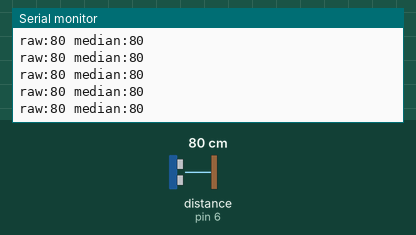
Simulated run of this sketch. Board: Arduino Uno, built with avr-gcc and run on an emulated ATmega328P. On the bench: the last lines printed to the serial monitor. Wiring (inferred from the names in the program): ultrasonic range finder: trigger pin 5; echo pin 6. The test bench sets the inputs (shaded band); at power-on: distance to the obstacle (sensor on pin 6) 80 cm. The echo pulse lasts 58.3 µs per cm.

Above: at 1.2 s.
1.3 s: distance to the obstacle (sensor on pin 6) set to 2 cm
At 1.43 s:
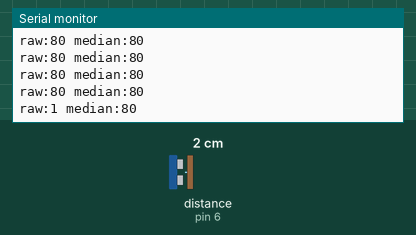
2.8 s: distance to the obstacle (sensor on pin 6) set to 4 cm
At 2.9 s:
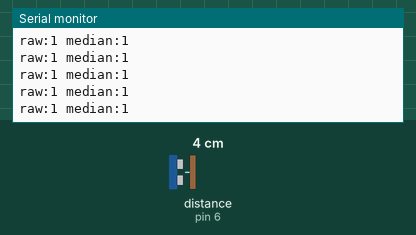
Timing chart, 0 to 5.8 s (numbered marks = the images above; inputs shaded):
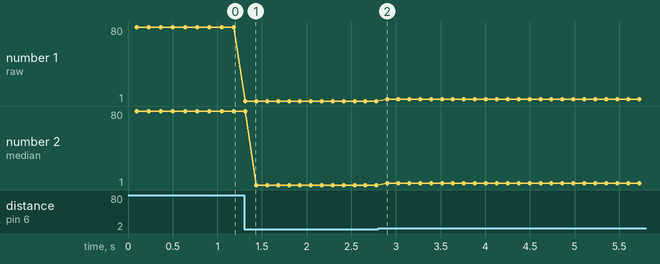

Measured:
- after the input at 1.3 s, the serial monitor: prints a new line at once (image 1)
- plotted number 1: 80 → 1 after the input at 1.3 s, 1 → 3 after the input at 2.8 s
- plotted number 2: 80 → 1 after the input at 1.3 s, 1 → 3 after the input at 2.8 s

The sketch:

Ardu8_23_UltrasonicFilter.ino
```cpp
/*
  Робототехнический контроллер «Кибернетический»: дальномер с медианным фильтром

  Берётся три измерения и выбирается среднее по величине (медиана) — одиночные выбросы пропадают.
  Измерение 0 означает «нет эха» и в расчёт не попадает.
  В плоттер (115200) выводятся «сырое» значение и отфильтрованное.

  Плата в Arduino IDE: Arduino Uno. Кабель USB-C — в ВЕРХНИЙ разъём (Arduino).
  DIP-переключатель: DIP1 и DIP4 = OFF.
*/


// ---------- Модуль «Ультразвуковой дальномер» ----------
const int TRIG = 5;   // X2 модуля → D5 (XP19)
const int ECHO = 6;   // X4 модуля → D6 (XP20)

// Измерить расстояние в сантиметрах. 0 — эхо не вернулось.
int readDistance() {
  digitalWrite(TRIG, LOW);
  delayMicroseconds(2);
  digitalWrite(TRIG, HIGH);              // импульс 10 мкс запускает измерение
  delayMicroseconds(10);
  digitalWrite(TRIG, LOW);
  long us = pulseIn(ECHO, HIGH, 30000);  // длительность эха, ждём не дольше 30 мс
  return us / 58;                        // см = мкс / 58
}

// Медиана трёх чисел — среднее по величине
int median3(int a, int b, int c) {
  if ((a <= b && b <= c) || (c <= b && b <= a)) return b;
  if ((b <= a && a <= c) || (c <= a && a <= b)) return a;
  return c;
}

int lastGood = 0;    // последнее правильное значение

void setup() {
  pinMode(TRIG, OUTPUT);
  pinMode(ECHO, INPUT);
  Serial.begin(115200);
}

void loop() {
  int a = readDistance(); delay(40);   // между измерениями нужна пауза 30–60 мс
  int b = readDistance(); delay(40);
  int c = readDistance();

  int raw = c;
  // нули («нет эха») заменяем последним правильным значением
  if (a == 0) a = lastGood;
  if (b == 0) b = lastGood;
  if (c == 0) c = lastGood;
  int filtered = median3(a, b, c);
  if (filtered > 0) lastGood = filtered;

  Serial.print("raw:"); Serial.print(raw);
  Serial.print(" median:"); Serial.println(filtered);
  delay(40);
}
```
